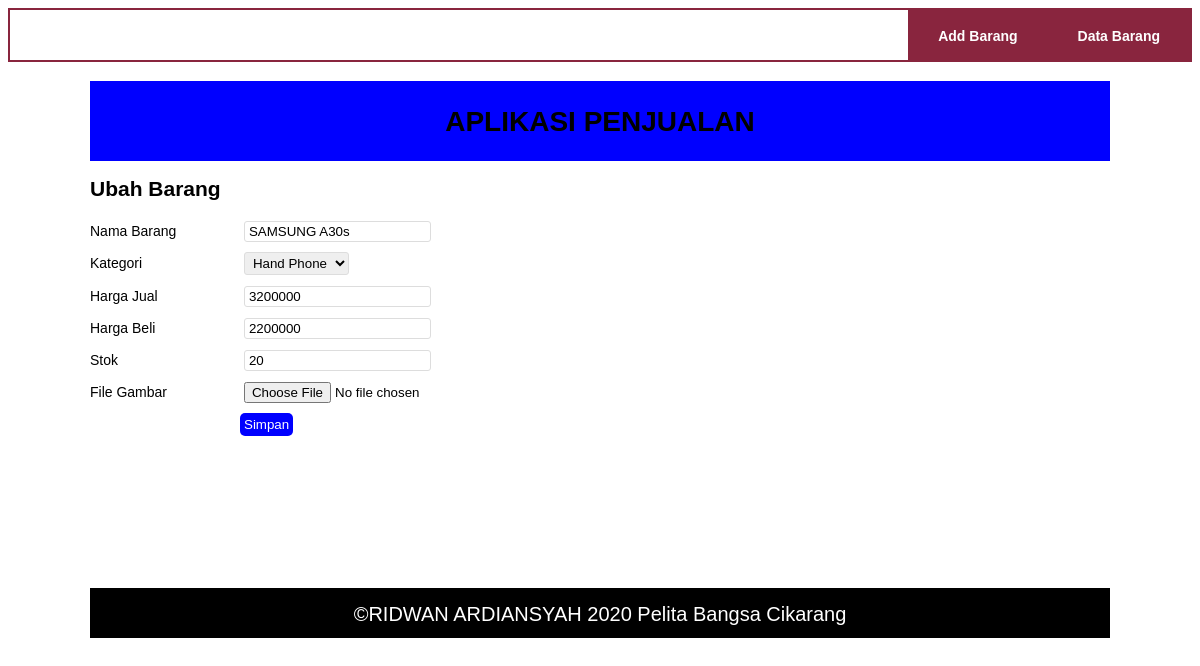
Page /edit_barang.php?id=6 (signed in) on the committed database.
### tables this page shows
CREATE TABLE `data_barang` (
  `id_barang` int(10) NOT NULL AUTO_INCREMENT,
  `kategori` varchar(30) DEFAULT NULL,
  `nama` varchar(30) DEFAULT NULL,
  `gambar` varchar(100) DEFAULT NULL,
  `harga_beli` decimal(10,0) DEFAULT NULL,
  `harga_jual` decimal(10,0) DEFAULT NULL,
  `stok` int(4) DEFAULT NULL,
  PRIMARY KEY (`id_barang`)
);

### edit_barang.PHP (the view, shortened to what this page needs)
<link href="style2.css" rel="stylesheet"type="text/css" />
<nav>
	<ul>
		  <li  class="active"><a href="Data_barang.php" title="Contact">Data Barang</a></li>
		  <li class="active"><a href="tambah_barang.php" title="About">Add Barang</a></li>
	</ul>
</nav>
<?php
	 include_once 'konek.php';
	 $id = $_GET['id'];
	 $sql = "SELECT * FROM data_barang WHERE id_barang = '{$id}'";
	 $result = mysqli_query($conn, $sql);
	 $data = mysqli_fetch_array($result);
 function is_select($var, $val) {
	 if ($var == $val) return 'selected="selected"';
	 return false;
	}
 include_once 'header.php';
 ?>
 <h2>Ubah Barang</h2>
 <form method="post" action="edit_barang.php" enctype="multipart/form-data">
	 <div class="input">
		 <label>Nama Barang</label>
		 <input type="text" name="nama" value="<?php echo $data['nama'];?>" />
 	</div>
 	<div class="input">
		 <label>Kategori</label>
		 <select name="kategori">
			 <option value="Hand Phone" <?php echo is_select('Hand Phone', $data['kategori']);?>>Hand Phone</option>
		 </select>
 	</div>
 	<div class="input">
		 <label>Harga Jual</label>
		 <input type="text" name="harga_jual" value="<?php echo $data['harga_jual'];?>" />
 	</div>
 	<div class="input">
		 <label>Harga Beli</label>
		 <input type="text" name="harga_beli" value="<?php echo $data['harga_beli'];?>" />
	</div>
 	<div class="input">
		 <label>Stok</label>
		 <input type="text" name="stok" value="<?php echo $data['stok'];?>" />
 	</div>
 	<div class="input">
		 <label>File Gambar</label>
		 <input type="file" name="file_gambar" />
 	</div>
 	<div class="submit">
		 <input type="submit" name="submit" value="Simpan"/>
 	</div>
 </form>
 <?php
 include_once 'footer.php';
 ?>

### style2.css (style rules this page uses)
nav { display:block; background-color: white; }
nav ul { list-style-type:none; border: 2px solid #89253e; padding-bottom: 50px; }
nav ul li { float:right; }
nav li a { padding:15px 30px ; display:block; color:black; font-size:14px; text-decoration:none; font-weight:bold; }
nav .active a, nav li:hover a { background-color:#89253e; color: white; }

### style.css (style rules this page uses)
body { font-family:arial; font-size:14px; line-height:22px; }
form { margin:20px 0; }
.input, .submit { margin:10px 0; }
.input label { display:inline-block; width:150px; }
.input select, .input input[type="text"] { border-radius:3px; border:1px solid #ddd; padding: 2px 4px; }
.submit input[type="submit"] { margin-left:150px; border:0; border-radius:5px; background-color:blue; color:#fff; padding: 4px; cursor:pointer; }

### rows in the picture
data_barang: nama "SAMSUNG A30s", harga_jual "3200000", harga_beli "2200000", stok "20"
